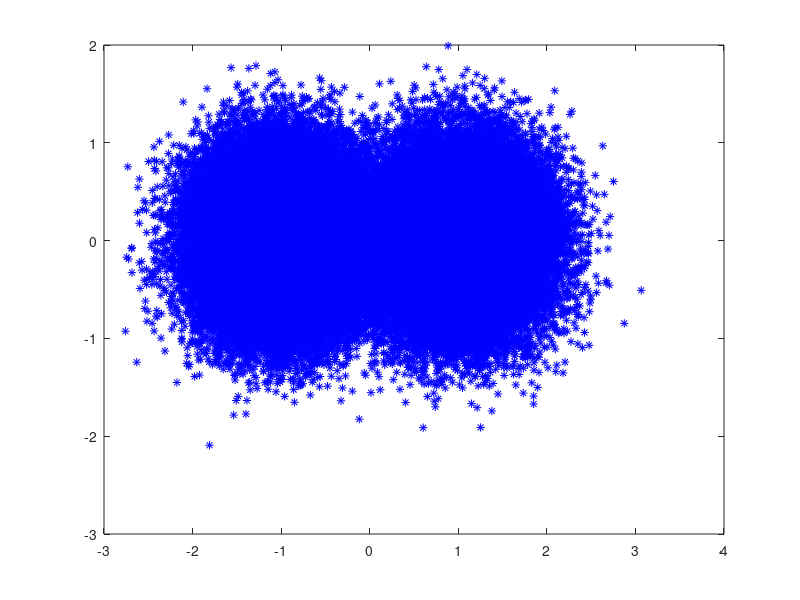

Reproduce this figure in MATLAB.
%% Baseband transmission with addtive white noise

% Generation of a signal bpsk modulation
% This takes a set of random numbers and converts them to bits 0's & 1's
% The 2*X-1 will create -1's in place of the 0's from the bit conversion.

signal_i = 2*(rand(1,10^5)>0.5)-1;
signal_q = zeros(1,10^5);

scatterplot(signal_i + signal_q);


% Combining for complex representation

signal = complex(signal_i, signal_q);
p_signal = mean(abs(signal).^2);
e_signal = (abs(signal).^2);

% Adding some noise of a known variance

for var = 1/50:1/10:0.5
    noise = 1/sqrt(2)*(randn(1,10^5)+1i*randn(1,10^5))*sqrt(var);
      addNoise = signal + noise;
      figure(1);
      plot(real(addNoise),imag(addNoise),'b*');
      drawnow('expose');
end
